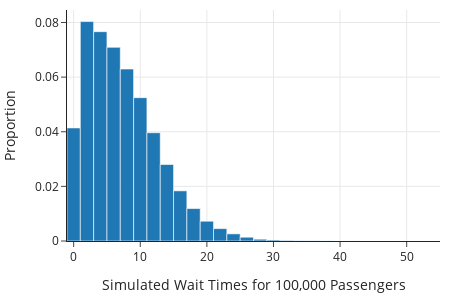

The notebook cell saved with this chart:
### Markdown cell above
We make a histogram of these simulated waiting times to examine the distribution.

### Code cell
fig = px.histogram(x=sim_wait_times, nbins=40,
                   histnorm='probability density',
                   width=450, height=300)


fig.update_xaxes(title="Simulated Wait Times for 100,000 Passengers")
fig.update_yaxes(title="Proportion")
fig.show()

### Figure 1 — Plotly figure (JSON) as saved in the notebook; plotly's stock layout.template omitted (floating-point values rounded to 4 significant figures; data arrays with more than 128 entries replaced by an {"elided": "..."} marker saying what was removed)
{"data": [{"alignmentgroup": "True", "bingroup": "x", "histnorm": "probability density", "hovertemplate": "x=%{x}<br>probability density=%{y}<extra></extra>", "legendgroup": "", "marker": {"color": "#1F77B4", "pattern": {"shape": ""}}, "name": "", "nbinsx": 40, "offsetgroup": "", "orientation": "v", "showlegend": false, "type": "histogram", "x": {"elided": "100000 float values"}, "xaxis": "x", "yaxis": "y"}], "layout": {"barmode": "relative", "height": 300, "legend": {"tracegroupgap": 0}, "width": 450, "xaxis": {"anchor": "y", "autorange": true, "domain": [0, 1], "range": [-1, 55], "title": {"text": "Simulated Wait Times for 100,000 Passengers"}, "type": "linear"}, "yaxis": {"anchor": "x", "autorange": true, "domain": [0, 1], "range": [0, 0.08457], "title": {"text": "Proportion"}}}}
